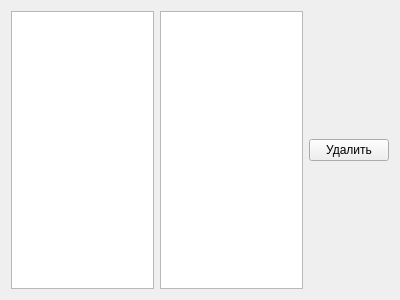
<?xml version="1.0" encoding="UTF-8"?>
<ui version="4.0">
 <class>Form</class>
 <widget class="QWidget" name="Form">
  <property name="geometry">
   <rect>
    <x>0</x>
    <y>0</y>
    <width>400</width>
    <height>300</height>
   </rect>
  </property>
  <property name="windowTitle">
   <string>Form</string>
  </property>
  <layout class="QHBoxLayout" name="horizontalLayout">
   <item>
    <widget class="QTextEdit" name="article"/>
   </item>
   <item>
    <widget class="QTextEdit" name="quantity"/>
   </item>
   <item>
    <widget class="QPushButton" name="delete_btn">
     <property name="text">
      <string>Удалить</string>
     </property>
    </widget>
   </item>
  </layout>
 </widget>
 <resources/>
 <connections/>
</ui>
